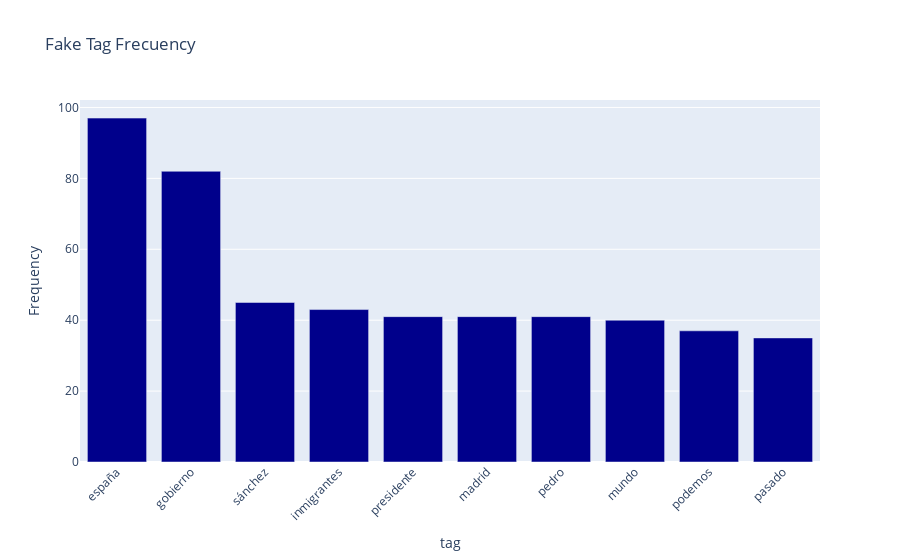

Here is the notebook cell this chart was saved with:
### Code cell
fig3 = px.bar(top_10_fakes, x=top_10_fakes.index, y="count", title="Fake Tag Frecuency", labels={"count": "Frequency", "index": "Tag"})
fig3.update_layout(xaxis_tickangle=-45)
fig3.update_traces(marker_color="#00008B")
fig3.show()

### Figure 1 — Plotly figure (JSON) as saved in the notebook; plotly's stock layout.template omitted (floating-point values rounded to 4 significant figures)
{"data": [{"alignmentgroup": "True", "hovertemplate": "tag=%{x}<br>Frequency=%{y}<extra></extra>", "legendgroup": "", "marker": {"color": "#00008B", "pattern": {"shape": ""}}, "name": "", "offsetgroup": "", "orientation": "v", "showlegend": false, "textposition": "auto", "type": "bar", "x": ["españa", "gobierno", "sánchez", "inmigrantes", "presidente", "madrid", "pedro", "mundo", "podemos", "pasado"], "xaxis": "x", "y": [97, 82, 45, 43, 41, 41, 41, 40, 37, 35], "yaxis": "y"}], "layout": {"autosize": true, "barmode": "relative", "legend": {"tracegroupgap": 0}, "title": {"text": "Fake Tag Frecuency"}, "xaxis": {"anchor": "y", "autorange": true, "domain": [0, 1], "range": [-0.5, 9.5], "tickangle": -45, "title": {"text": "tag"}, "type": "category"}, "yaxis": {"anchor": "x", "autorange": true, "domain": [0, 1], "range": [0, 102.1], "title": {"text": "Frequency"}, "type": "linear"}}}
